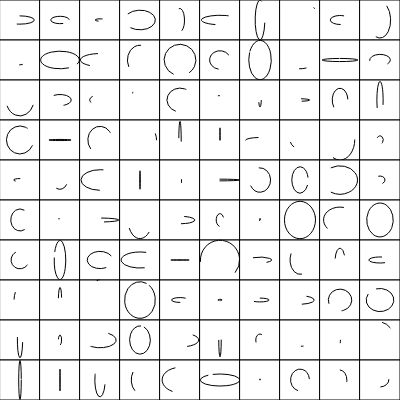
Frame 1 (no input)
Frame 60 (no input): identical to frame 1, image omitted
Frame 120 (the mouse pressed at the canvas centre since frame 60): identical to frame 1, image omitted

The p5.js sketch that drew this single still picture (run headless with seeded random() and noise() and a simulated clock; from frame 60 on, the mouse is pressed at the canvas centre):

// p5.js sketch
// ── sketch.js
let cw = 400;
let ch = 400;
let row = 10;
let column = 10;
let randomW = [];
let randomH = [];
let randomStart = [];
let randomStop = [];
let randomMode = [];
let mode = ["OPEN", "CHORD", "PIE"];

function setup() {
  createCanvas(cw, ch);
  for (let i = 0; i < column; i++) {
    //building a 2d array
    //tutorial: https://www.youtube.com/watch?v=OTNpiLUSiB4
    randomW[i] = [];
    randomH[i] = [];
    randomStart[i] = [];
    randomStop[i] = [];
    randomMode[i] = [];

    for (let j = 0; j < row; j++) {
      append(randomW[i], random(0, cw / column));
      append(randomH[i], random(0, ch / row));
      append(randomStart[i], random(0, 360));
      append(randomStop[i], random(0, 360));
      append(randomMode[i], random(mode));
    }
  }
}

function draw() {
  background(220);
  angleMode(DEGREES);
  for (let i = 0; i < column; i++) {
    for (let j = 0; j < row; j++) {
      rect((i * cw) / column, (j * cw) / row, cw / column, ch / row);
      arc(
        (i * cw) / column + (cw / column) * 0.5,
        (j * cw) / row + (ch / row) * 0.5,
        randomW[i][j],
        randomH[i][j],
        randomStart[i][j],
        randomStop[i][j],
        mode[randomMode[i][j]]
      );
      //How do i convert strings to modes??
    }
  }
}
